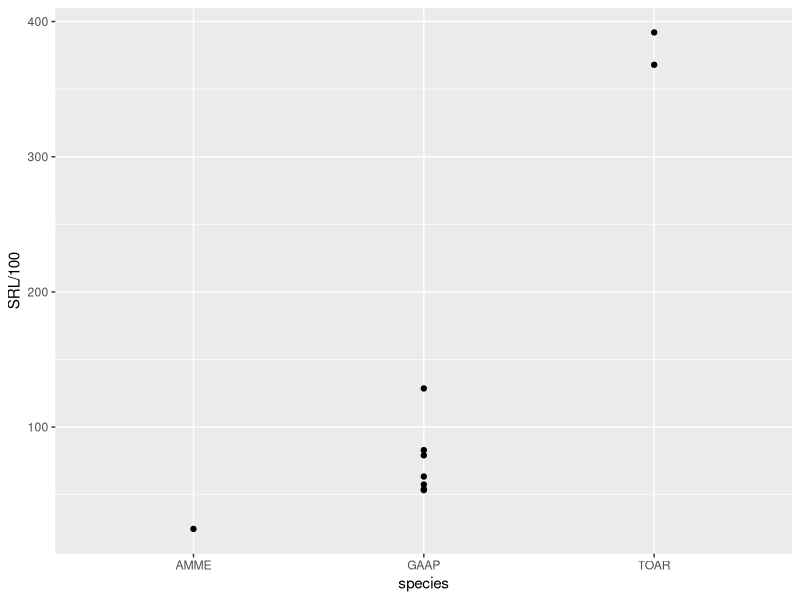

This figure's R source:
rm(list = ls())
library(tidyverse)

weights <- read.csv('data/root_data/root_weights.csv')
lengths <- read.csv('data/root_data/cleaned_root_lengths.csv')

lengths$datetime <- as.POSIXct(lengths$datetime)

weights$plot[is.na(weights$plot)] <- 'non_plot'

root_data <- merge(lengths, weights, by = c('plot', 'species', 'plant_number'))

root_data <- root_data %>% mutate(SRL = total_length_cm/dry_weight)

root_data %>% 
  group_by(plot, species, plant_number) %>% 
  filter( datetime == max(datetime)) %>% 
  ggplot( aes(x = species, y = SRL/100)) + geom_point()
